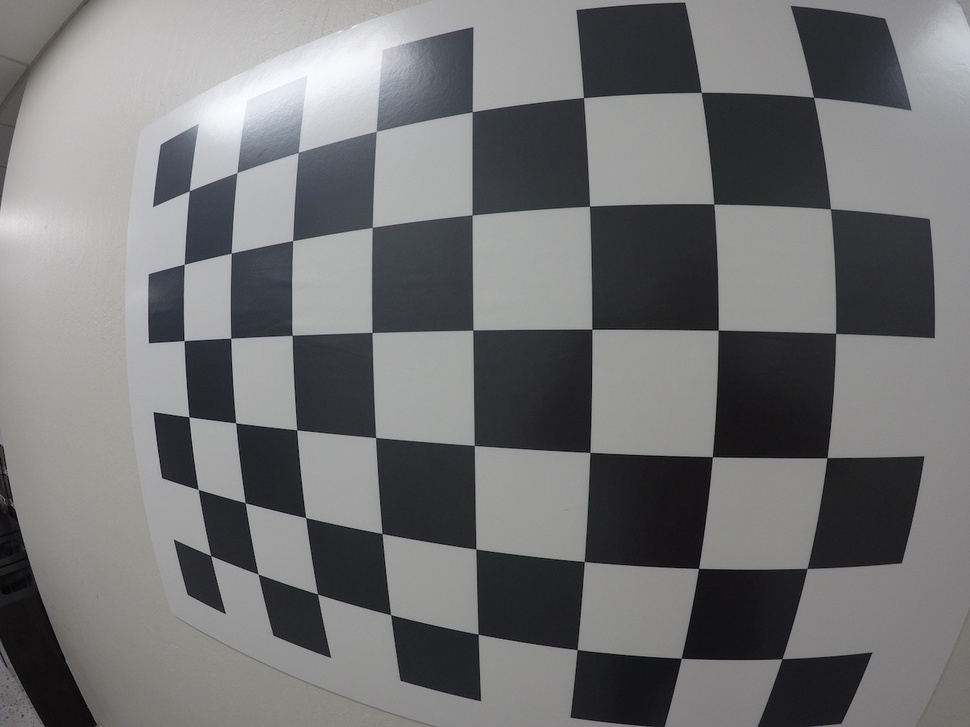
#> input picture notebooks/z_extra_resources_for_researchers/Camera_Calibration/GOPR0036.jpg, 970 x 727 px, shrunk from 1280 x 960 before the run; its folder holds only this picture in this run
$ jupyter execute --allow-errors Camera_Calibration.ipynb   (shell and % lines are left out)
#> lines starting #> are read from the running program, lines starting #| are printed output that depends on the picture; after the words box and inside, x2 and y2 are one past the last pixel; in counts of white or black regions, pixels touching at a corner belong together
(Cam_Calib)=

# Camera calibration

Cameras introduce distortions into our data, these arise for various reasons such as the SSD, focal length, lens distortions, etc. Perhaps the most obvious is when using a fish-eye lens, this allows for a wider area to be captured however introduces large distortions near the image edges.

Camera calibration is the process of determining the internal camera geometric and optical characteristics and/or the orientation of the camera frame relative to a certain world coordinate system. Physical camera parameters are commonly divided into extrinsic and intrinsic parameters.

## Extrinsic parameters
Extrinsic parameters are needed to transform object coordinates to a camera centered coordinate frame. To simplify this problem we use the camera pinhole model as shown in figure 1:

```{figure} ./Camera_Calibration/pinhole.png
:width: 400px
```

This is based on the principle of collinearity, where each point in the object space (X,Y,Z) is projected by a straight line through the projection center into the image plane (x,y,z). so the problem can be simplified to a simple transformation:

```{figure} ./Camera_Calibration/transformation.png
:width: 400px
```

Where matrix m carries out the translation and rotation which translates the coordinates of a 3D point to a coordinate system on the image plane.

## Intrinsic Parameters
These are parameters specific to the camera and map the coordinates from the image-plane/SSD (x,y,z) to the digital image (pixel coordinate axis with origin commonly in the upper left corner of the iamge array). Parameters often included are the focal length $(f_x, f_y)$ ,optical centers $(c_x, c_y)$, etc. The values are often stored in what we call the camera matrix:

```{figure} ./Camera_Calibration/matrix.png
:width: 400px
```

These are specific to the camera, so can be stored for future use.

## Extended model
The pinhole model is only an approximation of the real camera projection! It is useful to establish simple mathematical formulations, however is not valid when high accuracy is required! Often the pinhole model is extended with some corrections, 2 common distortion corrections are:

1. radial -> straight lines will appear curved due to image points being displaced radially. More pronounced near the image edges. this distortion is solved as follows in our example below:

$$x_{corrected} = x (1+k_1 r^2 +k_2 r^4 + k_3 r^6)$$

$$y_{corrected} = y (1+k_1 r^2 +k_2 r^4 + k_3 r^6)$$

2. tangential -> occurs because the lense is not algined perfectly parallel to the image plane. Visualised as some areas in the image looking nearer than expected. This distortion is solved as follows in our example below:

$$x_{corrected} = x + (2p_1xy+p_2(r^2+2x^2))$$

$$y_{corrected} = y + (p_1(r^2+2y^2)+2p_2xy)$$

So we are looking for the followig distortion coefficients:

$$ (k_1, k_2, p_1, p_2, k_3)$$

See image transformations notebook for further understanding of how these equations function

## Example camera calibration
We can link the image coordinates and real world coordinates for a few points and hence we can solve for the translation matrix , with an empirical inverse model, to map between real world and image coordinates.

Typically a checkerboard tends to be used to take images for easy point detection, from this the calibration matrixes are calculated. Then these matrixes can be stored and used to undistort other images. An example of how this process works is demonstrated below, images can be obtained from [here](https://github.com/DavidWangWood/Camera-Calibration-Python).

[cell 1]
# import required libraries
import numpy as np
import cv2
import glob
import matplotlib.pyplot as plt
import pickle
#%matplotlib qt

[cell 2]
# prepare object points, like (0,0,0), (1,0,0), (2,0,0) ....,(6,5,0)
objp = np.zeros((6*8,3), np.float32)
objp[:,:2] = np.mgrid[0:8, 0:6].T.reshape(-1,2)

# Arrays to store object points and image points from all the images.
objpoints = [] # 3d points in real world space
imgpoints = [] # 2d points in image plane.

# Make a list of calibration images
images = glob.glob('Camera_Calibration/GO*.jpg')

# Step through the list and search for chessboard corners
for idx, fname in enumerate(images):
    img = cv2.imread(fname)
#> img is the input picture: shape (727, 970, 3); mean B, G, R 116.9, 115.8, 115.7
    gray = cv2.cvtColor(img, cv2.COLOR_BGR2GRAY)

    # Find the chessboard corners, set grid pattern that is looked for (8,6)
    ret, corners = cv2.findChessboardCorners(gray, (8,6), None)
#> ret = True; corners = 48 rows, first 8: [189.4, 190.8], [236.8, 172.6], [298.5, 152.2], [376.3, 131.4], [472.1, 112], [583.4, 97.71], [701.1, 92.15], [813.4, 97.09]

    # If corners found, add object points, image points
    if ret == True:
        objpoints.append(objp)

        imgpoints.append(corners)

        # Draw and display the corners
        cv2.drawChessboardCorners(img, (8,6), corners, ret)
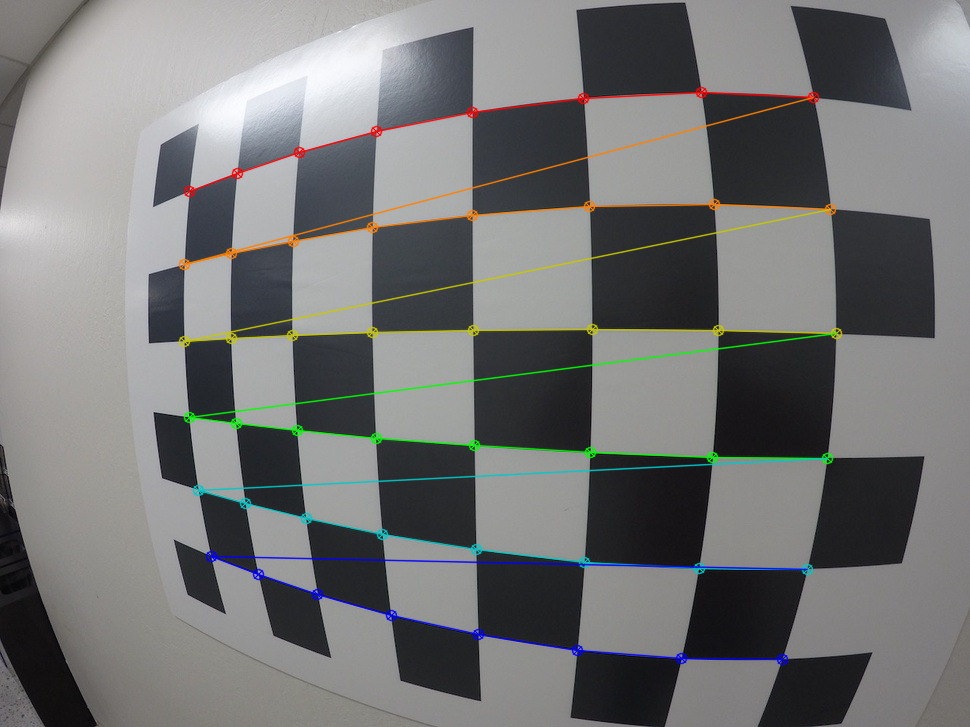
#> img: shape (727, 970, 3); 3.39% of pixels changed, all inside (x1, y1, x2, y2) = (178, 86, 843, 666)
        #write_name = 'corners_found'+str(idx)+'.jpg'
        #cv2.imwrite(write_name, img) #save image
        cv2.imshow('img', img)
        cv2.waitKey(500)

cv2.destroyAllWindows()


$ run again, on notebooks/z_extra_resources_for_researchers/Camera_Calibration/GOPR0058.jpg
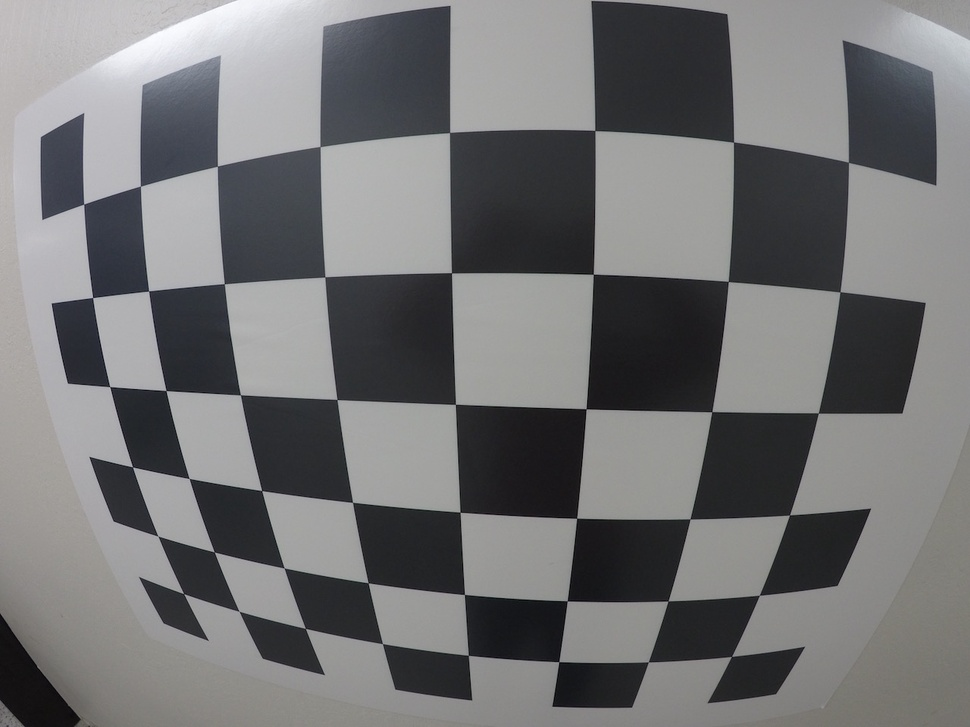
#> input picture notebooks/z_extra_resources_for_researchers/Camera_Calibration/GOPR0058.jpg, 970 x 727 px, shrunk from 1280 x 960 before the run
#> img is the input picture: shape (727, 970, 3); mean B, G, R 116, 115, 114.8
#> ret = True; corners = 48 rows, first 8: [83.7, 204.1], [140.4, 186.4], [217.4, 165.9], [320, 146.6], [449.7, 132.4], [594.9, 130.5], [733.6, 141.9], [848.5, 162.6]
#> `cv2.drawChessboardCorners(img, (8,6), corners, ret)`:
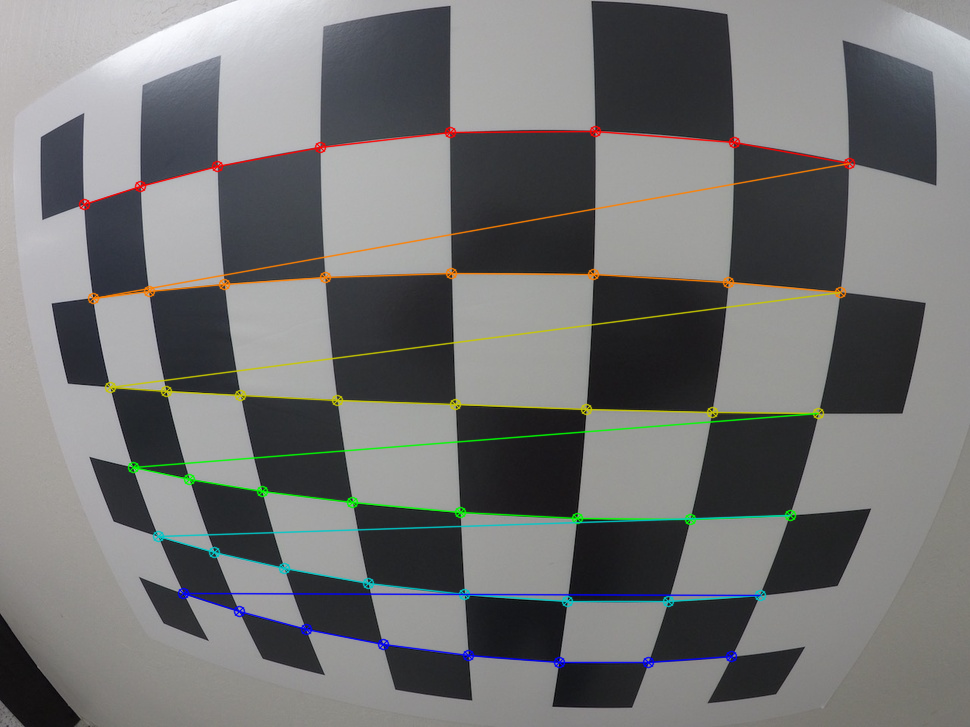
#> img: shape (727, 970, 3); 3.61% of pixels changed, all inside (x1, y1, x2, y2) = (78, 125, 856, 669)

$ run again, on notebooks/z_extra_resources_for_researchers/Camera_Calibration/GOPR0061.jpg
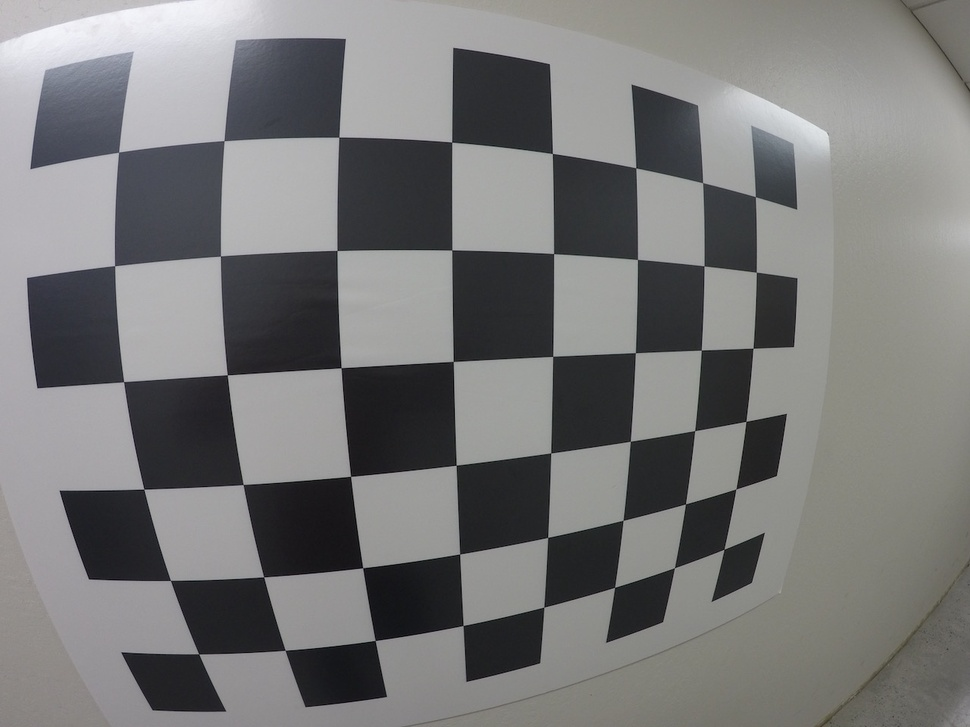
#> input picture notebooks/z_extra_resources_for_researchers/Camera_Calibration/GOPR0061.jpg, 970 x 727 px, shrunk from 1280 x 960 before the run
#> img is the input picture: shape (727, 970, 3); mean B, G, R 120.1, 120.2, 120.2
#> ret = True; corners = 48 rows, first 8: [118.6, 152], [223.9, 140.6], [339, 137], [451.7, 141.9], [552.3, 153.3], [636, 168], [702.7, 182.6], [755.2, 196.5]
#> `cv2.drawChessboardCorners(img, (8,6), corners, ret)`:
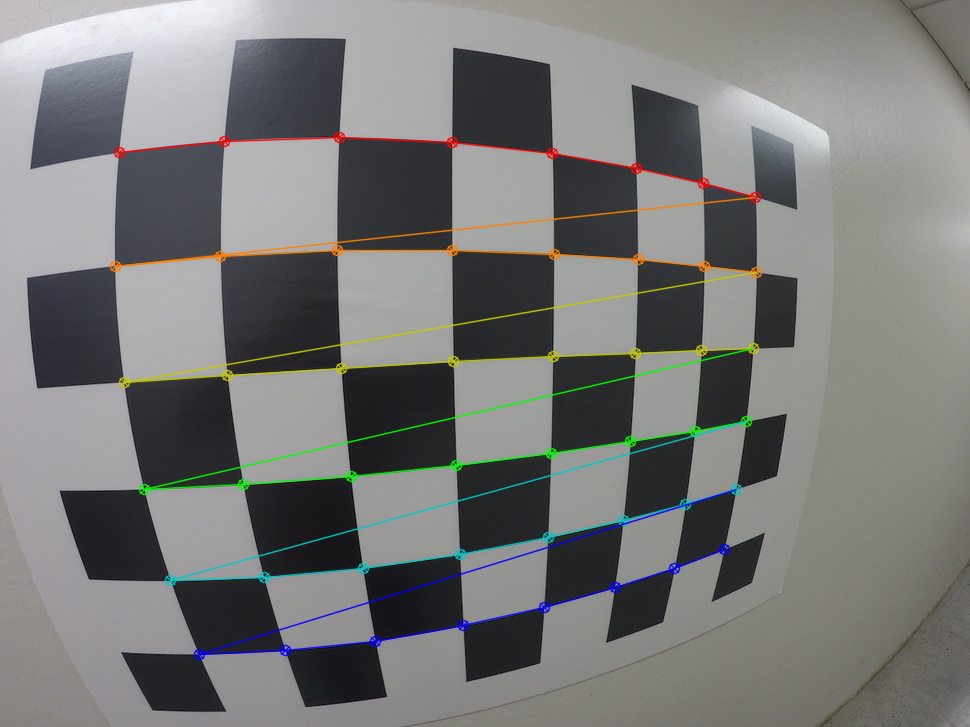
#> img: shape (727, 970, 3); 3.29% of pixels changed, all inside (x1, y1, x2, y2) = (109, 131, 763, 661)

$ run again, on notebooks/z_extra_resources_for_researchers/Camera_Calibration/GOPR0037.jpg
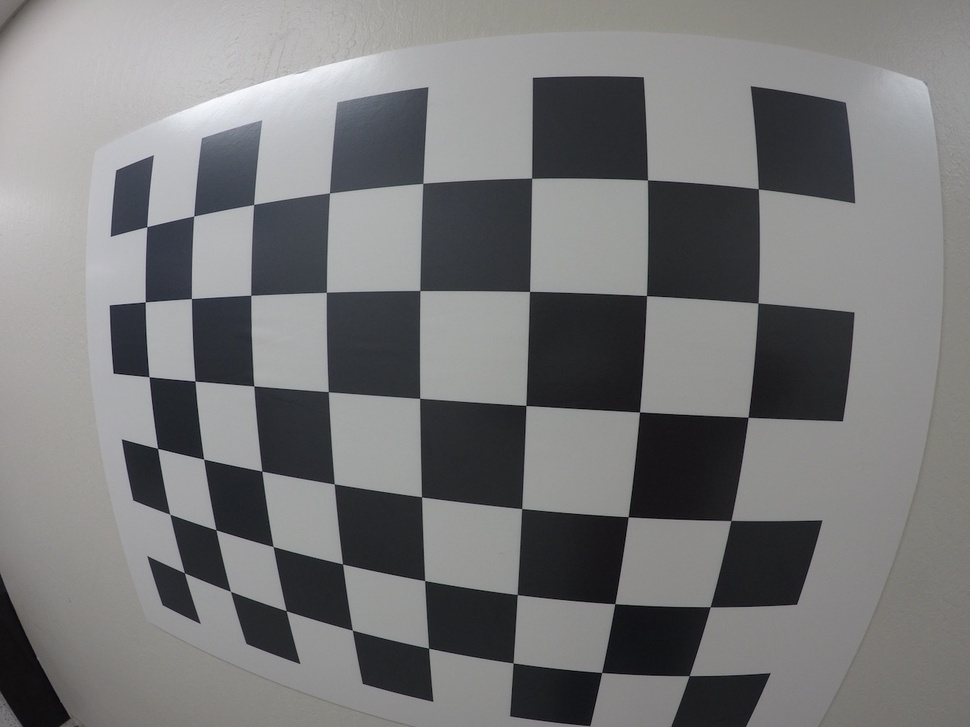
#> input picture notebooks/z_extra_resources_for_researchers/Camera_Calibration/GOPR0037.jpg, 970 x 727 px, shrunk from 1280 x 960 before the run
#> img is the input picture: shape (727, 970, 3); mean B, G, R 120.6, 119.8, 119.7
#> ret = True; corners = 48 rows, first 8: [146.9, 227], [193.6, 216], [253.6, 204.4], [329.5, 192.9], [423, 183], [531.8, 178.1], [647.5, 179.8], [758.1, 189]
#> `cv2.drawChessboardCorners(img, (8,6), corners, ret)`:
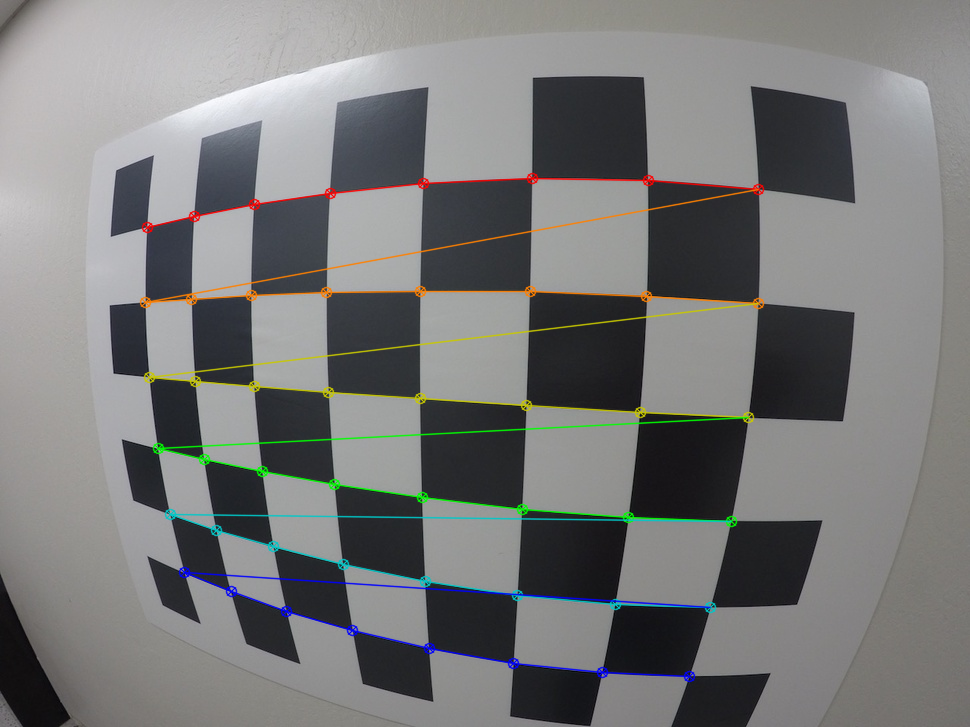
#> img: shape (727, 970, 3); 3.18% of pixels changed, all inside (x1, y1, x2, y2) = (139, 172, 765, 683)
